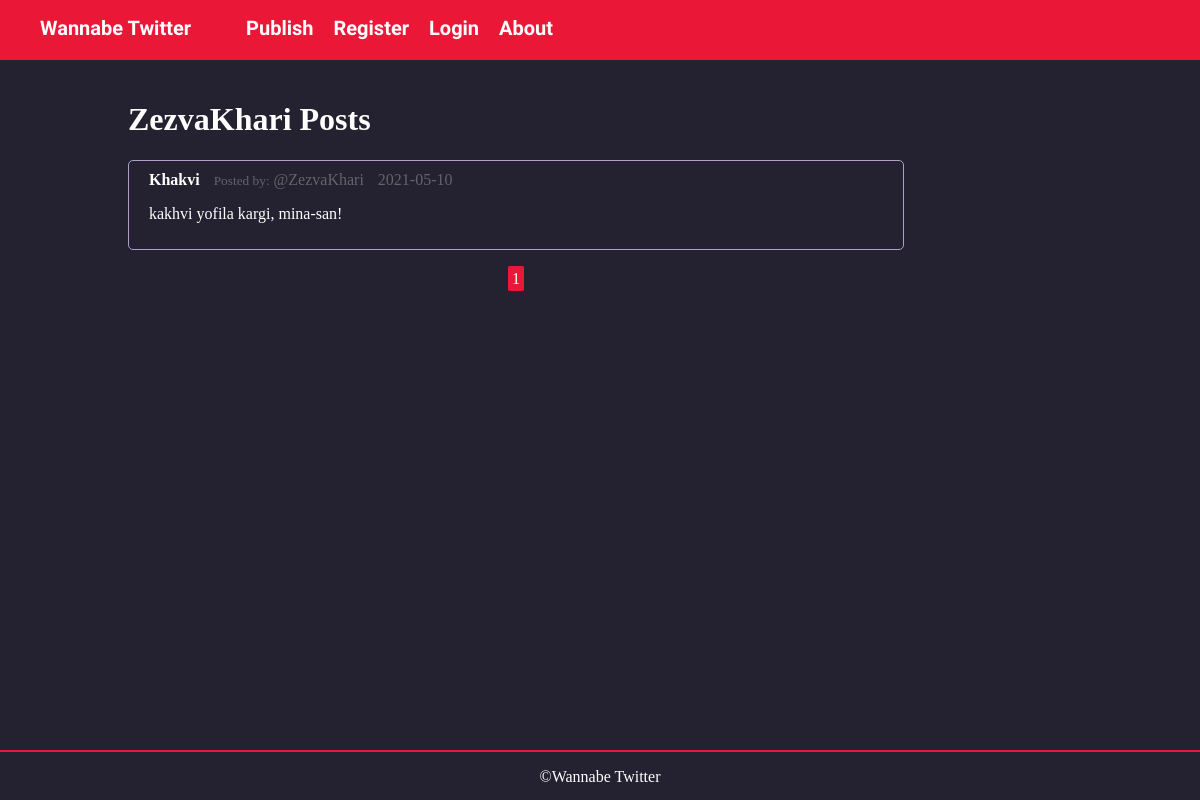
The page /user/ZezvaKhari/posts on the database its author committed.
### flaskblog/models.py (models this page shows, shortened)
class User(db.Model, UserMixin):
    id = db.Column(db.Integer, primary_key=True)
    username = db.Column(db.String(20), unique=True, nullable=False)
    email = db.Column(db.String(120), unique=True, nullable=False)
    image = db.Column(db.String(20), nullable=False, default="default.jpg")
    password = db.Column(db.String(60), nullable=False)
    posts = db.relationship('Post', backref="author", lazy=True)

class Post(db.Model):
    id = db.Column(db.Integer, primary_key=True)
    title = db.Column(db.String(100), nullable=False)
    date_posted = db.Column(db.DateTime(), nullable=False, default=datetime.utcnow)
    content = db.Column(db.Text, nullable=False)
    user_id = db.Column(db.Integer, db.ForeignKey('user.id'), nullable=False)

### flaskblog/routes.py (the view)
@app.route("/user/<string:username>/posts")
def user_posts(username):
    page = request.args.get('page', 1, type=int)
    user = User.query.filter_by(username=username).first_or_404()
    posts = Post.query.filter_by(author=user)\
            .order_by(Post.date_posted.desc())\
            .paginate(page=page, per_page=5)
    return render_template("user_posts.html", posts=posts, user=user,
                            title=f"{username}'s Posts")

### flaskblog/templates/user_posts.html
{% extends "layout.html" %}
{% block body %}
    <h1>{{ user.username }} Posts</h1>
    {% for post in posts.items %}
        <div class="post">
            <div class="post-header">
                <a href="{{ url_for('post', post_id=post.id) }}" class="post-title">{{ post.title }}</a>
                <small>Posted by:</small>
                <a href="{{ url_for('user_posts', username=post.author.username) }}" id="user">@{{ post.author.username }}</a>
                <a id="date">{{ post.date_posted.strftime('%Y-%m-%d') }}</a>
            </div>
            <p class="post-content">{{ post.content}}</p>
        </div>
    {% endfor %}
    <div id='pagination'>
        {% for page_num in posts.iter_pages(left_edge=1, right_edge=1, left_current=1, right_current=2) %}
            {% if page_num %}
                {% if posts.page == page_num %}
                    <a class="current_page page_num" href="{{ url_for('user_posts', username=user.username,
                    page=page_num) }}">{{ page_num }}</a>
                {% else %}
                    <a class='page_num' href="{{ url_for('user_posts', username=user.username,
                     page=page_num) }}">{{ page_num }}</a>
                {% endif %}
            {% else %}
                ...
            {% endif %}
        {% endfor %}
    </div>
{% endblock %}

### flaskblog/static/main.css (style rules this page uses)
*, *:before, *:after { -webkit-box-sizing: border-box; -moz-box-sizing: border-box; box-sizing: border-box; }
:root { --purple: #242130; --light-purple: #65636e; --red: #eb1736; --brown: #443937; --border-color: #AF9FC9; --success-bg: rgba(50,205,50, 0.2); --success-txt: #75ff1a; --invalid-bg: rgba(255,77,77, 0.2); --invalid-txt: rgb(255,25,25); --info-bg: rgba(0, 0, 230, 02); --info-txt: rgb(0, 0, 204); }
body { color: white; background-color: var(--purple); }
body, header { margin: 0; padding: 0; }
a { text-decoration: none; }
.post { border: 1px solid var(--border-color); border-radius: 5px; padding: 10px 20px; margin: 20px 0; }
.post-header { color: var(--light-purple); }
.post-title { color: white; font-weight: 600; padding-right: 10px; }
#date { margin-left: 10px; }
#user { color: var(--light-purple); }
#pagination { color: white; text-align: center; }
.page_num { color: white; border: 2px solid var(--red); padding: 2px; border-radius: 2px; }
.current_page, .page_num:hover { background-color: var(--red); }

### rows shown on the page
User: username "ZezvaKhari"
Post: title "Khakvi", author.username "ZezvaKhari", date_posted "2021-05-10", content "kakhvi yofila kargi, mina-san!"

### other values the page prints
{{ page_num }} "1"
